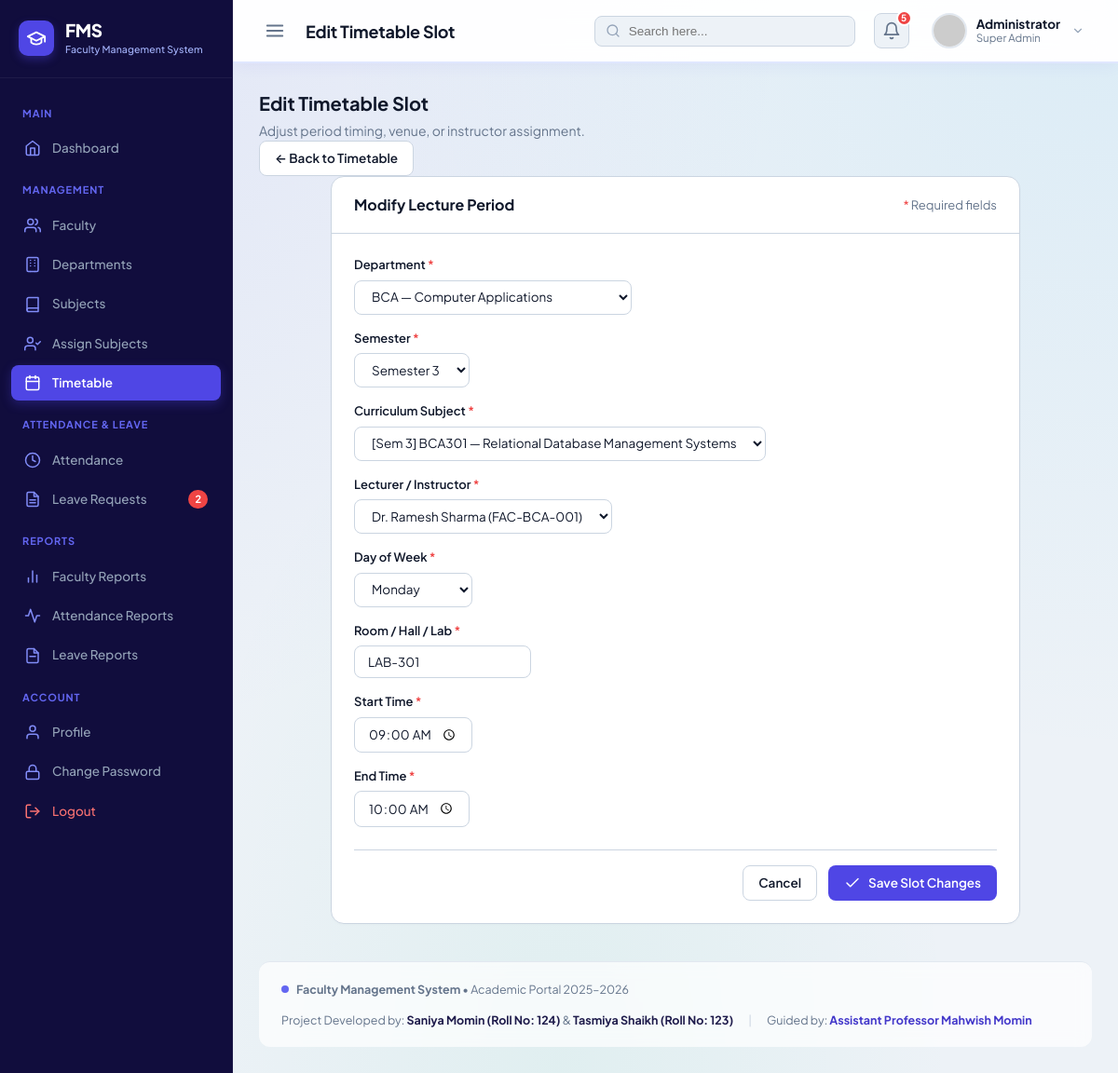
Screenshot of /fms/admin/timetable/edit.php?id=1 with the database file from the repository.
### tables this page shows
CREATE TABLE `timetable` (
  `id` INT AUTO_INCREMENT PRIMARY KEY,
  `faculty_id` INT NOT NULL,
  `subject_id` INT NOT NULL,
  `department_id` INT NOT NULL,
  `day_of_week` ENUM('Monday', 'Tuesday', 'Wednesday', 'Thursday', 'Friday', 'Saturday') NOT NULL,
  `start_time` TIME NOT NULL,
  `end_time` TIME NOT NULL,
  `room_number` VARCHAR(30) NOT NULL,
  `semester` INT NOT NULL,
  `created_at` TIMESTAMP DEFAULT CURRENT_TIMESTAMP,
  UNIQUE KEY `unique_room_day_slot` (`room_number`, `day_of_week`, `start_time`),
  UNIQUE KEY `unique_faculty_day_slot` (`faculty_id`, `day_of_week`, `start_time`),
  INDEX `idx_timetable_day` (`day_of_week`),
  CONSTRAINT `fk_tt_faculty` FOREIGN KEY (`faculty_id`) 
    REFERENCES `faculty` (`id`) ON DELETE CASCADE ON UPDATE CASCADE,
  CONSTRAINT `fk_tt_subject` FOREIGN KEY (`subject_id`) 
    REFERENCES `subjects` (`id`) ON DELETE CASCADE ON UPDATE CASCADE,
  CONSTRAINT `fk_tt_department` FOREIGN KEY (`department_id`) 
    REFERENCES `departments` (`id`) ON DELETE CASCADE ON UPDATE CASCADE
);

CREATE TABLE `departments` (
  `id` INT AUTO_INCREMENT PRIMARY KEY,
  `dept_code` VARCHAR(10) NOT NULL UNIQUE,
  `dept_name` VARCHAR(100) NOT NULL,
  `description` VARCHAR(255) DEFAULT NULL,
  `created_at` TIMESTAMP DEFAULT CURRENT_TIMESTAMP
);

CREATE TABLE `faculty` (
  `id` INT AUTO_INCREMENT PRIMARY KEY,
  `user_id` INT NOT NULL UNIQUE,
  `department_id` INT NOT NULL,
  `emp_id` VARCHAR(20) NOT NULL UNIQUE,
  `full_name` VARCHAR(100) NOT NULL,
  `email` VARCHAR(100) NOT NULL UNIQUE,
  `phone` VARCHAR(20) NOT NULL,
  `designation` VARCHAR(100) NOT NULL,
  `qualification` VARCHAR(100) NOT NULL,
  `joining_date` DATE NOT NULL,
  `photo` VARCHAR(255) DEFAULT 'default_avatar.png',
  `created_at` TIMESTAMP DEFAULT CURRENT_TIMESTAMP,
  INDEX `idx_faculty_dept` (`department_id`),
  INDEX `idx_faculty_emp_id` (`emp_id`),
  CONSTRAINT `fk_faculty_user` FOREIGN KEY (`user_id`) 
    REFERENCES `users` (`id`) ON DELETE CASCADE ON UPDATE CASCADE,
  CONSTRAINT `fk_faculty_department` FOREIGN KEY (`department_id`) 
    REFERENCES `departments` (`id`) ON DELETE RESTRICT ON UPDATE CASCADE
);

### fms/includes/functions.php (called while the page is built, shortened)
<?php
function escape($string) {
    return htmlspecialchars((string)($string ?? ''), ENT_QUOTES, 'UTF-8');
}

### fms/admin/timetable/edit.php (the view, shortened to what this page needs)
<?php
$db = getDB();
$id = (int)($_GET['id'] ?? 0);
try {
    $stmt = $db->prepare("SELECT * FROM timetable WHERE id = ?");
    $stmt->execute([$id]);
    $slot = $stmt->fetch();
} catch (Exception $e) {
    setFlashMessage('danger', 'Error loading slot.');
    header('Location: ' . BASE_URL . 'admin/timetable/index.php');
    exit;
}
$departments = $db->query("SELECT id, dept_code, dept_name FROM departments ORDER BY dept_code ASC")->fetchAll();
$facultyList = $db->query("SELECT id, full_name, emp_id, department_id FROM faculty ORDER BY full_name ASC")->fetchAll();
$subjectsList = $db->query("SELECT id, subject_code, subject_name, semester, department_id FROM subjects ORDER BY department_id ASC, semester ASC, subject_code ASC")->fetchAll();
$departmentId = (int)$slot['department_id'];
$semester = (int)$slot['semester'];
$facultyId = (int)$slot['faculty_id'];
$subjectId = (int)$slot['subject_id'];
$dayOfWeek = $slot['day_of_week'];
$startTime = $slot['start_time'];
$endTime = $slot['end_time'];
$roomNumber = $slot['room_number'];
include __DIR__ . '/../../includes/header.php';
?>
<div class="content-header">
    <div>
        <h2 style="font-size: 20px; font-weight: 700; color: var(--text); margin: 0 0 4px;">Edit Timetable Slot</h2>
        <p style="color: var(--text-muted); font-size: 14px; margin: 0;">Adjust period timing, venue, or instructor assignment.</p>
    </div>
    <div>
        <a href="<?php echo BASE_URL; ?>admin/timetable/index.php?department_id=<?php echo $departmentId; ?>&semester=<?php echo $semester; ?>" class="btn btn-secondary">
            &larr; Back to Timetable
        </a>
    </div>
</div>
<div class="card" style="max-width: 740px; margin: 0 auto;">
    <div class="card-header">
        <h3 class="card-title">Modify Lecture Period</h3>
        <span style="font-size: 13px; color: var(--text-muted);"><span style="color: var(--danger);">*</span> Required fields</span>
    </div>
    <div class="card-body">
        <form method="POST" action="" novalidate>
            <div class="form-grid" style="grid-template-columns: repeat(auto-fit, minmax(220px, 1fr));">
                <div class="form-group">
                    <label for="department_id" class="form-label">
                        Department <span style="color: var(--danger);">*</span>
                    </label>
                    <select id="department_id" name="department_id" class="form-control" required>
                        <?php foreach ($departments as $d): ?>
                            <option value="<?php echo (int)$d['id']; ?>" <?php echo ($departmentId === (int)$d['id']) ? 'selected' : ''; ?>>
                                <?php echo escape($d['dept_code']); ?> — <?php echo escape($d['dept_name']); ?>
                            </option>
                        <?php endforeach; ?>
                    </select>
                </div>
                <div class="form-group">
                    <label for="semester" class="form-label">
                        Semester <span style="color: var(--danger);">*</span>
                    </label>
                    <select id="semester" name="semester" class="form-control" required>
                        <?php for ($s = 1; $s <= 8; $s++): ?>
                            <option value="<?php echo $s; ?>" <?php echo ($semester === $s) ? 'selected' : ''; ?>>
                                Semester <?php echo $s; ?>
                            </option>
                        <?php endfor; ?>
                    </select>
                </div>
                <div class="form-group" style="grid-column: 1 / -1;">
                    <label for="subject_id" class="form-label">
                        Curriculum Subject <span style="color: var(--danger);">*</span>
                    </label>
                    <select id="subject_id" name="subject_id" class="form-control" required>
                        <?php foreach ($subjectsList as $sub): ?>
                            <option value="<?php echo (int)$sub['id']; ?>" <?php echo ($subjectId === (int)$sub['id']) ? 'selected' : ''; ?>>
                                [Sem <?php echo (int)$sub['semester']; ?>] <?php echo escape($sub['subject_code']); ?> — <?php echo escape($sub['subject_name']); ?>
                            </option>
                        <?php endforeach; ?>
                    </select>
                </div>
                <div class="form-group" style="grid-column: 1 / -1;">
                    <label for="faculty_id" class="form-label">
                        Lecturer / Instructor <span style="color: var(--danger);">*</span>
                    </label>
                    <select id="faculty_id" name="faculty_id" class="form-control" required>
                        <?php foreach ($facultyList as $f): ?>
                            <option value="<?php echo (int)$f['id']; ?>" <?php echo ($facultyId === (int)$f['id']) ? 'selected' : ''; ?>>
                                <?php echo escape($f['full_name']); ?> (<?php echo escape($f['emp_id']); ?>)
                            </option>
                        <?php endforeach; ?>
                    </select>
                </div>
                <div class="form-group">
                    <label for="day_of_week" class="form-label">
                        Day of Week <span style="color: var(--danger);">*</span>
                    </label>
                    <select id="day_of_week" name="day_of_week" class="form-control" required>
                        <?php foreach (['Monday', 'Tuesday', 'Wednesday', 'Thursday', 'Friday', 'Saturday'] as $day): ?>
                            <option value="<?php echo $day; ?>" <?php echo ($dayOfWeek === $day) ? 'selected' : ''; ?>>
                                <?php echo $day; ?>
                            </option>
                        <?php endforeach; ?>
                    </select>
                </div>
                <div class="form-group">
                    <label for="room_number" class="form-label">
                        Room / Hall / Lab <span style="color: var(--danger);">*</span>
                    </label>
                    <input type="text"
                           id="room_number"
                           name="room_number"
                           class="form-control"
                           value="<?php echo escape($roomNumber); ?>"
                           required
                           style="text-transform: uppercase;">
                </div>
                <div class="form-group">
                    <label for="start_time" class="form-label">
                        Start Time <span style="color: var(--danger);">*</span>
                    </label>
                    <input type="time"
                           id="start_time"
                           name="start_time"
                           class="form-control"
                           value="<?php echo escape($startTime); ?>"
                           required>
                </div>
                <div class="form-group">
                    <label for="end_time" class="form-label">
                        End Time <span style="color: var(--danger);">*</span>
                    </label>
                    <input type="time"
                           id="end_time"
                           name="end_time"
                           class="form-control"
                           value="<?php echo escape($endTime); ?>"
                           required>
                </div>
            </div>
            <div style="display: flex; gap: 12px; justify-content: flex-end; margin-top: 24px; padding-top: 16px; border-top: 1px solid var(--border);">
                <a href="<?php echo BASE_URL; ?>admin/timetable/index.php" class="btn btn-secondary">
                    Cancel
                </a>
                <button type="submit" class="btn btn-primary">
                    <svg width="18" height="18" viewBox="0 0 24 24" fill="none" stroke="currentColor" stroke-width="2" stroke-linecap="round" stroke-linejoin="round">
                        <polyline points="20 6 9 17 4 12"/>
                    </svg>
                    Save Slot Changes
                </button>
            </div>
        </form>
    </div>
</div>
<?php include __DIR__ . '/../../includes/footer.php'; ?>

### fms/assets/css/style.css (style rules this page uses)
:root { --primary: #4F46E5; --primary-hover: #4338CA; --primary-light: #EEF2FF; --sidebar-bg: #110D3D; --sidebar-hover: rgba(255, 255, 255, 0.07); --sidebar-active: #4F46E5; --sidebar-text: #94A3B8; --sidebar-text-active: #FFFFFF; --sidebar-header: #6366F1; --bg-main: #EDF2F7; --surface: #FFFFFF; --surface-subtle: #E2E8F0; --text-main: #0F172A; --text-muted: #64748B; --text-light: #94A3B8; --border: #CBD5E1; --border-light: #E2E8F0; --success: #10B981; --success-bg: #DCFCE7; --success-text: #15803D; --warning: #F59E0B; --warning-bg: #FEF3C7; --warning-text: #B45309; --danger: #EF4444; --danger-bg: #FEE2E2; --danger-text: #B91C1C; --info: #0284C7; --info-bg: #E0F2FE; --info-text: #0369A1; --sidebar-width: 250px; --topbar-height: 68px; --radius-sm: 6px; --radius-md: 10px; --radius-lg: 14px; }
*, *::before, *::after { box-sizing: border-box; margin: 0; padding: 0; }
body { font-family: 'Plus Jakarta Sans', -apple-system, BlinkMacSystemFont, "Segoe UI", Roboto, sans-serif; background-color: #EDF2F7; background-image: radial-gradient(at 0% 0%, rgba(99, 102, 241, 0.09) 0px, transparent 50%), radial-gradient(at 100% 0%, rgba(14, 165, 233, 0.08) 0px, transparent 50%), radial-gradient(at 50% 100%, rgba(16, 185, 129, 0.06) 0px, transparent 50%); background-attachment: fixed; color: var(--text-main); font-size: 14px; line-height: 1.5; -webkit-font-smoothing: antialiased; }
a { color: var(--primary); text-decoration: none; transition: color 0.15s ease; }
.card { background: #FFFFFF; border: 1px solid var(--border); border-radius: var(--radius-lg); box-shadow: 0 1px 3px rgba(0, 0, 0, 0.02); overflow: hidden; }
.card-header { padding: 18px 24px; border-bottom: 1px solid var(--border); display: flex; align-items: center; justify-content: space-between; flex-wrap: wrap; gap: 12px; }
.card-title { font-size: 16px; font-weight: 700; color: var(--text-main); }
.card-body { padding: 24px; }
.form-control, .form-select { background: #FFFFFF; border: 1px solid var(--border); border-radius: 8px; padding: 8px 14px; font-size: 13.5px; color: var(--text-main); outline: none; transition: all 0.15s ease; font-family: inherit; }
.form-label { display: block; font-size: 13px; font-weight: 600; color: var(--text-main); margin-bottom: 6px; }
.form-group { margin-bottom: 16px; }
.btn { display: inline-flex; align-items: center; justify-content: center; gap: 8px; padding: 8px 16px; border-radius: 8px; font-size: 13.5px; font-weight: 600; cursor: pointer; transition: all 0.15s ease; border: 1px solid transparent; text-decoration: none; font-family: inherit; }
.btn-primary { background: var(--primary); color: #FFFFFF; }
.btn-secondary { background: #FFFFFF; border-color: var(--border); color: var(--text-main); }

### rows the page displays
timetable: department_id "BCA — Computer Applications", semester "Semester 3", subject_id "[Sem 3] BCA301 — Relational Database Management Systems", faculty_id "Dr. Ramesh Sharma (FAC-BCA-001)", day_of_week "Monday", room_number "Lab-301", start_time "09:00:00", end_time "10:00:00"

### other values shown
$pendingLeaveCount "2"
$pageTitle "Edit Timetable Slot"
$currentUser['full_name'] ?: 'Administrator' "Administrator"
